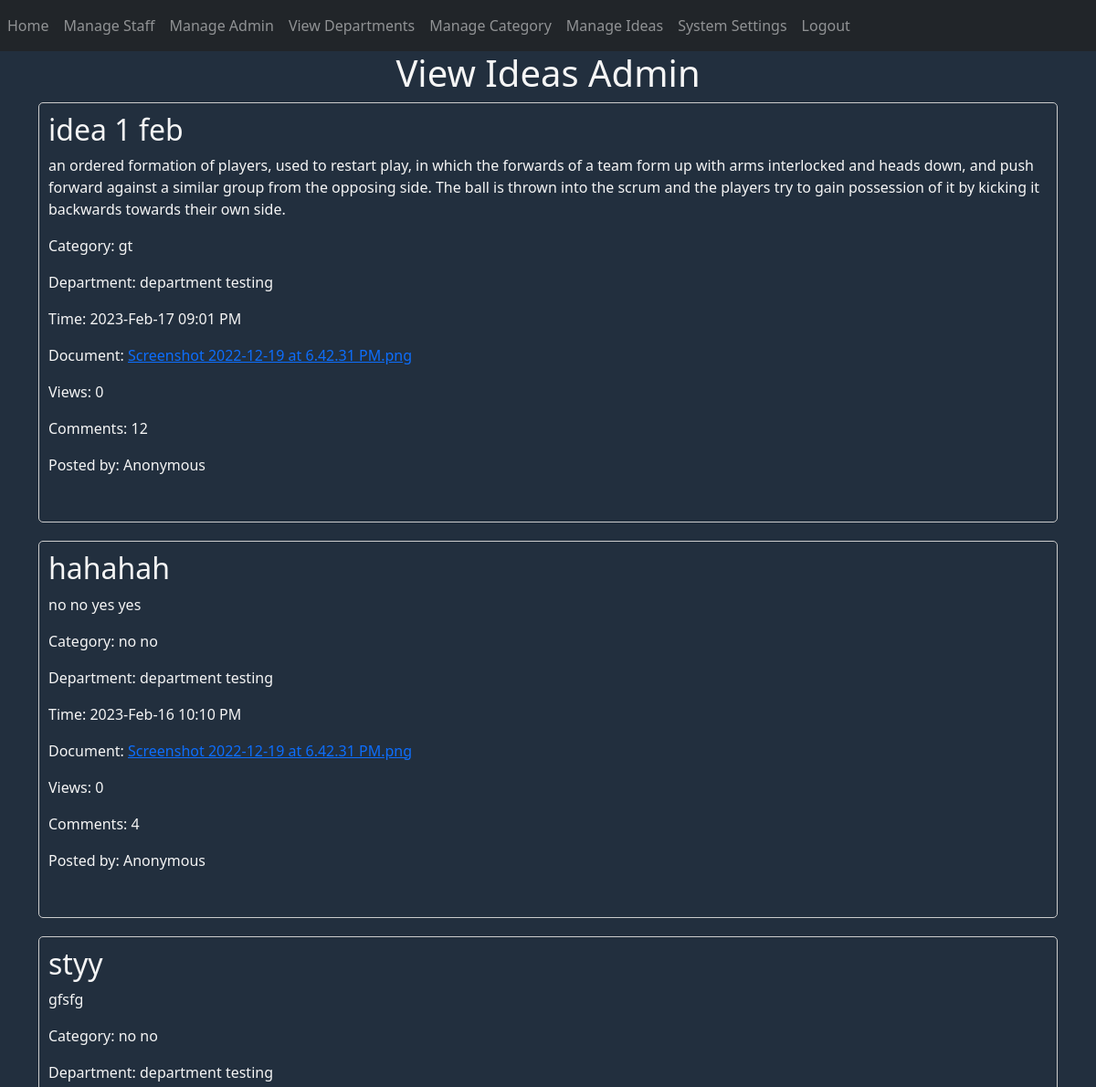
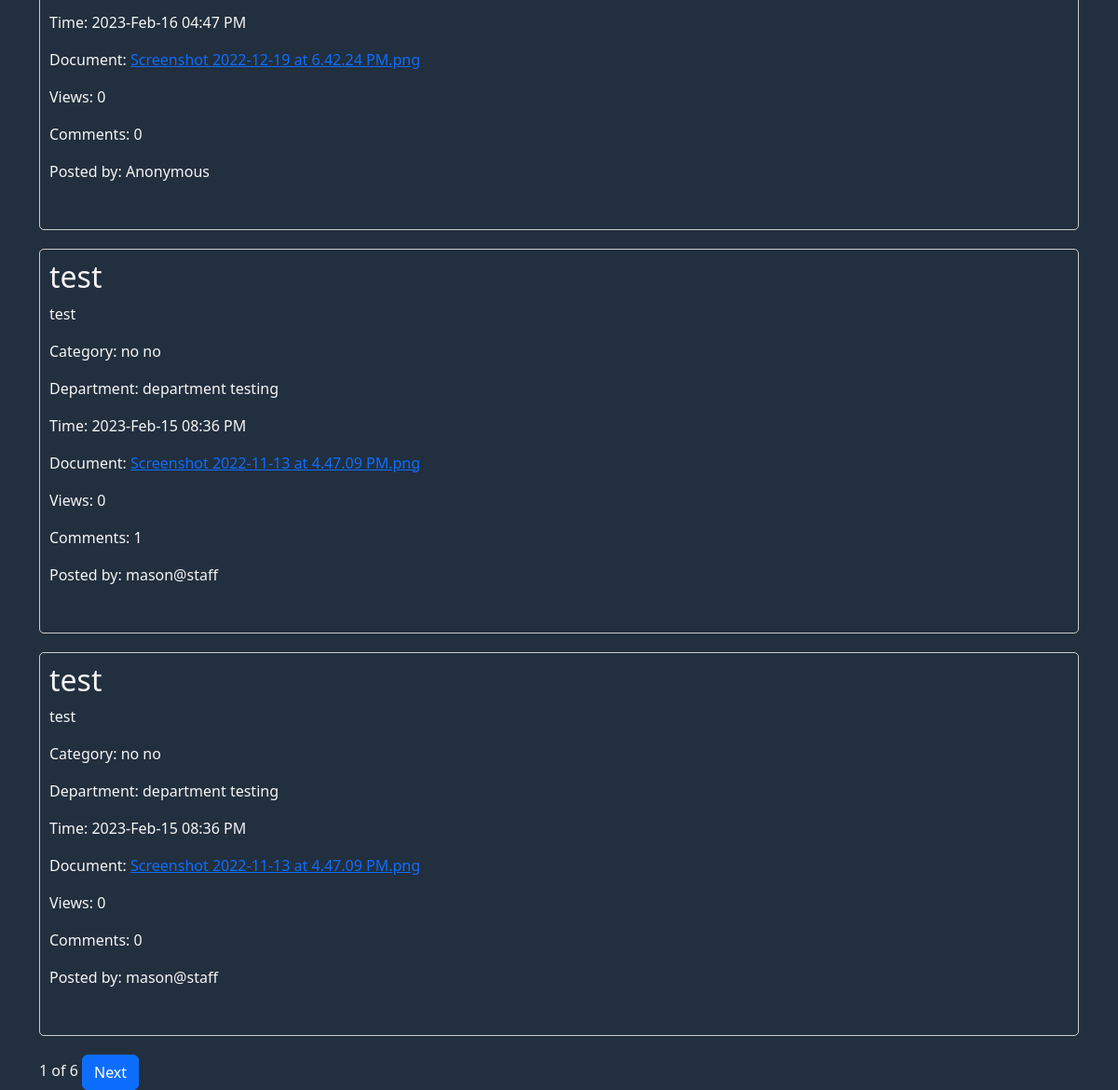
Page /admin-home (signed in) on the earlier database version (2 pictures, top to bottom).
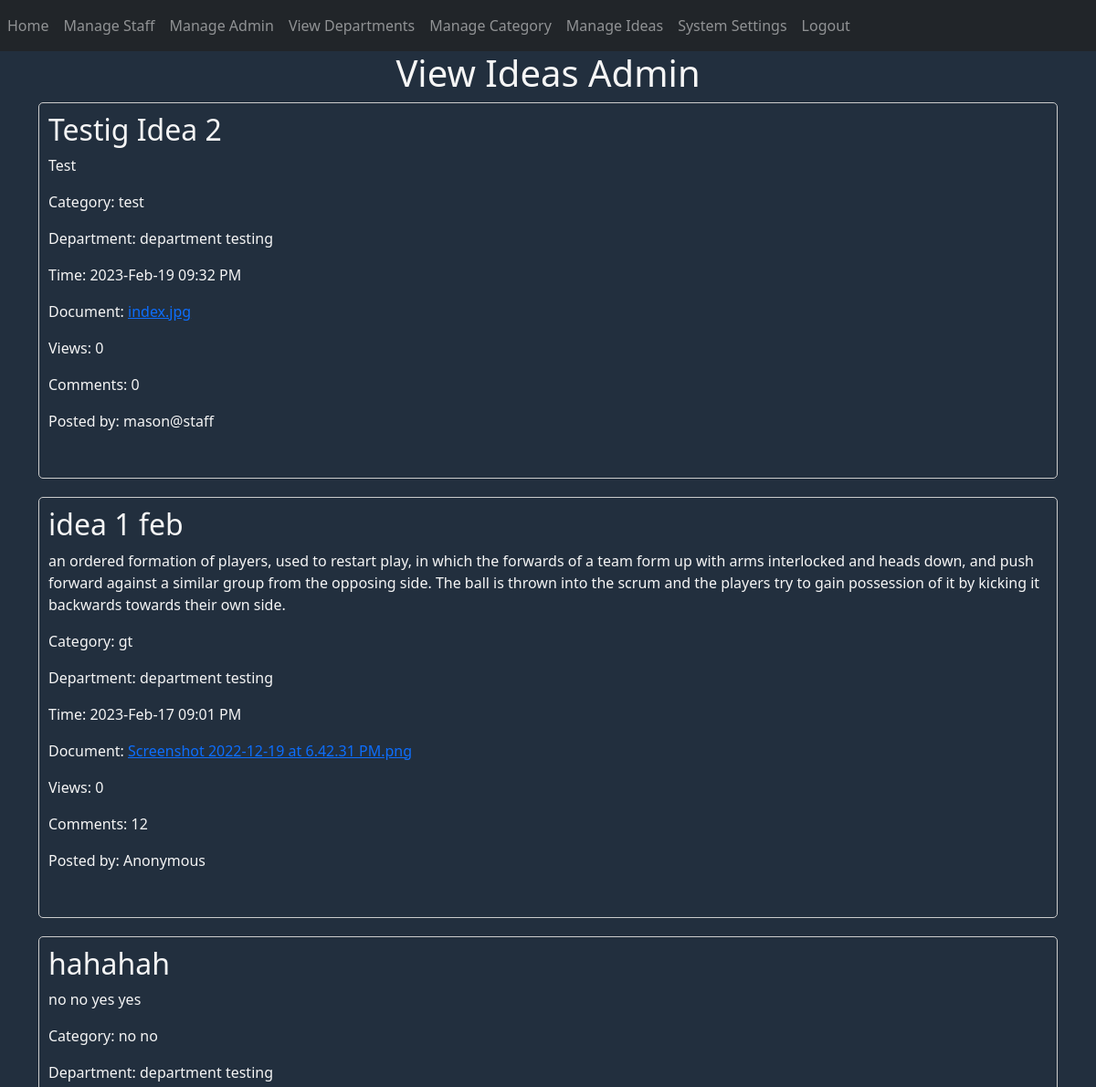
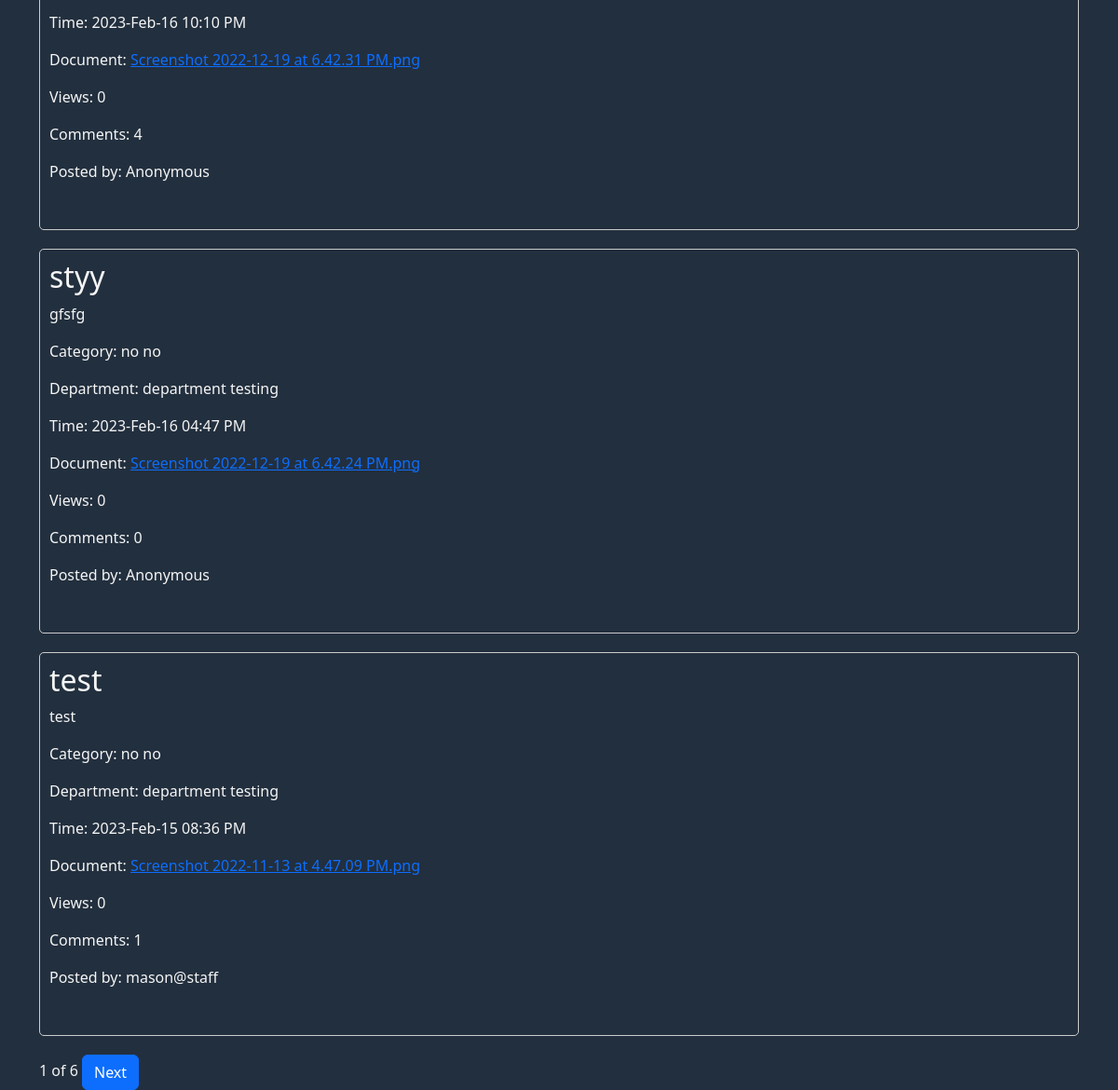
Same page on the later database version (2 pictures, top to bottom).
### website/models.py (models this page shows, shortened)
class Ideas(db.Model, UserMixin):
    id = db.Column(db.Integer, primary_key=True)
    staff_id = db.Column(db.Integer, db.ForeignKey('staff.id'))
    staff = db.relationship('Staff', backref='ideas')
    title = db.Column(db.String(150))
    category = db.Column(db.Integer, db.ForeignKey('category.id'))
    time = db.Column(db.DateTime(timezone=True), default=func.now())
    description = db.Column(db.String(1000))
    document = db.Column(db.String(150), nullable=False)
    anon = db.Column(Boolean, default=False)
    like = db.Column(db.Integer)
    dislike = db.Column(db.Integer)
    view_count = db.Column(db.Integer)
    comment_count = db.Column(db.Integer)
    comment = db.relationship('Comments')
    like_dislike_count = db.relationship('Like')

class Category(db.Model, UserMixin):
    id = db.Column(db.Integer, primary_key=True)
    name = db.Column(db.String(150))

class Staff(db.Model, UserMixin):
    id = db.Column(db.Integer, primary_key=True)
    name = db.Column(db.String(150))
    department = db.Column(db.Integer, db.ForeignKey('department.id'))
    nrc = db.Column(db.String(150))
    role = db.Column(db.String(150))
    email = db.Column(db.String(150), unique=True)
    phone_no = db.Column(db.String(150), unique=True)
    address = db.Column(db.String(255))
    username = db.Column(db.String(150))
    password = db.Column(db.String(150))
    notification = db.relationship('Notifications')
    idea = db.relationship('Ideas')
    comment = db.relationship('Comments')
    like_dislike_count = db.relationship('Like')

class Department(db.Model, UserMixin):
    id = db.Column(db.Integer, primary_key=True)
    name = db.Column(db.String(150))
    staff = db.relationship('Staff')

### website/auth.py (the view)
@auth.route('/admin-home', methods=['GET', 'POST'])
@login_required
def admin_home():
    page = request.args.get('page', 1, type=int)
    ideas = Ideas.query.order_by(Ideas.time.desc()).paginate(page=page, per_page=5)
    categories = Category.query.all()
    departments = Department.query.all()
    category_list = {}
    department_list = {}
    for cat in categories:
        category_list[cat.id] = cat.name
    for dep in departments:
        department_list[dep.id] = dep.name
    print(department_list)
    return render_template('admin_home.html', ideas=ideas, user=current_user,
                           categories=category_list, departments=department_list)

### website/__init__.py (called while the page is built)
def create_app():
    app = Flask(__name__)
    app.config['SECRET_KEY'] = 'hjshjhdjah kjshkjdhjs'
    app.config['SQLALCHEMY_DATABASE_URI'] = f'sqlite:///{DB_NAME}'
    app.config['UPLOAD_FOLDER'] = "static/uploads/"
    db.init_app(app)
    from .views import views
    from .auth import auth
    app.register_blueprint(views, url_prefix='/')
    app.register_blueprint(auth, url_prefix='/')
    from .models import Staff, Department, Comments, Category, Notifications, Admin, Ideas, Like, Settings
    with app.app_context():
        db.create_all()
    login_manager = LoginManager()
    login_manager.login_view = 'auth.login'
    login_manager.init_app(app)
    @login_manager.user_loader
    def load_user(id):
        return Staff.query.get(int(id))
    return app

### website/templates/admin_home.html (shortened to what this page needs)
{% extends "base2.html" %}
{% block content %}
<h1 align="center">View Ideas Admin</h1>
<link rel="stylesheet" href="/static/ideas.css"/>
    <form method="POST">
      {% for idea in ideas.items %}
<div class="idea-box">
  <h2>{{ idea.title }}</h2>
  <p>{{ idea.description }}</p>
  <p>Category: {{ categories[idea.category] }}</p>
  <p>Department: {{ departments[idea.staff.department] }}</p>
  <p>Time: {{ idea.time.strftime('%Y-%b-%d %I:%M %p') }}</p>
  <p>Document: <a href="{{ url_for('views.home', filename=idea.document) }}">{{ idea.document }}</a></p>
  <p>Views: {{ idea.view_count }}</p>
  <p>Comments: {{ idea.comment_count }}</p>
  <p>Posted by: {% if idea.anon %}Anonymous{% else %}{{ idea.staff.name }}{% endif %}</p>
  <br>
</div>
{% endfor %}
    </form>
    <span class="pagination-info">{{ ideas.page }} of {{ ideas.pages }}</span>
    {% if ideas.has_next %}
    <a href="{{ url_for('auth.admin_home', page=ideas.next_num) }}" class="btn btn-primary">Next</a>
    {% endif %}
{% endblock %}

Differences in the rows shown:
no longer on this page (row unchanged): Ideas: title "test", description "test", category.name "no no", {{ departments[idea.staff.department] }} "department testing", time "2023-Feb-15 08:36 PM", document "Screenshot 2022-11-13 at 4.47.09 PM.png", view_count "0", comment_count "0", staff.name "mason@staff"
added Ideas: title "Testig Idea 2", description "Test", category.name "test", {{ departments[idea.staff.department] }} "department testing", time "2023-Feb-19 09:32 PM", document "index.jpg", view_count "0", comment_count "0", staff.name "mason@staff"
